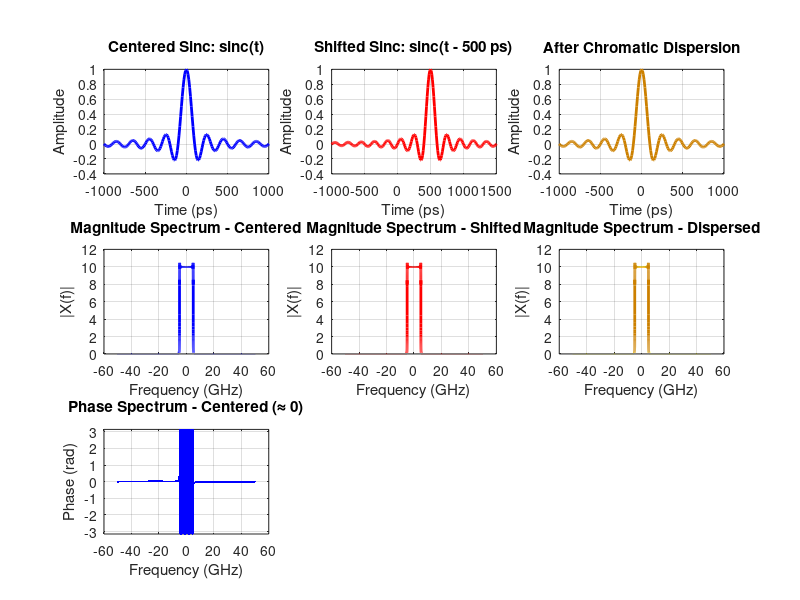

MATLAB code for this plot:
% Phase Spectrum of Centered vs Shifted Sinc Pulses
% Demonstrates zero phase, linear phase, and quadratic phase

clear; close all; clc;

%% Time and Frequency Setup
T = 10e-9;                    % Time window (10 ns)
fs = 100e9;                   % Sampling frequency (100 GHz)
dt = 1/fs;
N = 2^16;                     % Number of samples (power of 2 for FFT)
t = (0:N-1)*dt - T/2;         % Time vector (centered)

% Frequency vector
df = fs/N;
f = (-N/2:N/2-1)*df;

%% Generate Sinc Pulses
% Parameters
pulse_width = 100e-12;        % 100 ps pulse width
time_shift = 500e-12;         % 500 ps shift

% 1. Centered sinc pulse (even function)
sinc_centered = sinc(t / pulse_width);

% 2. Time-shifted sinc pulse
sinc_shifted = sinc((t - time_shift) / pulse_width);

% 3. For comparison: pulse with chromatic dispersion (quadratic phase)
% Apply dispersion to centered pulse
lambda = 1550e-9;
c = 3e8;
D = 17e-12;
fiber_length = 40e3;          % 40 km
beta2 = -(lambda^2 * D) / (2*pi*c);

omega = 2*pi*f;
H_dispersion = exp(-1j * beta2/2 * omega.^2 * fiber_length);
Sinc_dispersed_fft = fftshift(fft(sinc_centered)) .* H_dispersion;
sinc_dispersed = ifft(ifftshift(Sinc_dispersed_fft));

%% Compute Fourier Transforms
Sinc_centered_fft = fftshift(fft(sinc_centered));
Sinc_shifted_fft = fftshift(fft(sinc_shifted));

% Magnitude and phase
mag_centered = abs(Sinc_centered_fft);
phase_centered = angle(Sinc_centered_fft);

mag_shifted = abs(Sinc_shifted_fft);
phase_shifted = angle(Sinc_shifted_fft);

mag_dispersed = abs(Sinc_dispersed_fft);
phase_dispersed = angle(Sinc_dispersed_fft);

% Unwrap phase for better visualization
phase_centered_unwrap = unwrap(phase_centered);
phase_shifted_unwrap = unwrap(phase_shifted);
phase_dispersed_unwrap = unwrap(phase_dispersed);

% Theoretical linear phase for shifted pulse
phase_linear_theory = -2*pi*f*time_shift;

%% Plotting
figure('Position', [50 50 1400 900]);

% Frequency range for plotting (limit to relevant bandwidth)
f_GHz = f * 1e-9;
f_plot_range = abs(f_GHz) < 50;  % Plot ±50 GHz

%=== ROW 1: Time Domain Signals ===%
subplot(3,3,1)
t_ps = t * 1e12;
plot(t_ps, sinc_centered, 'b', 'LineWidth', 2)
xlabel('Time (ps)')
ylabel('Amplitude')
title('Centered Sinc: sinc(t)')
grid on
xlim([-1000 1000])

subplot(3,3,2)
plot(t_ps, sinc_shifted, 'r', 'LineWidth', 2)
xlabel('Time (ps)')
ylabel('Amplitude')
title(sprintf('Shifted Sinc: sinc(t - %.0f ps)', time_shift*1e12))
grid on
xlim([-1000 1500])

subplot(3,3,3)
plot(t_ps, real(sinc_dispersed), 'Color', [0.8 0.5 0], 'LineWidth', 2)
xlabel('Time (ps)')
ylabel('Amplitude')
title('After Chromatic Dispersion')
grid on
xlim([-1000 1000])

%=== ROW 2: Magnitude Spectrum ===%
subplot(3,3,4)
plot(f_GHz(f_plot_range), mag_centered(f_plot_range), 'b', 'LineWidth', 2)
xlabel('Frequency (GHz)')
ylabel('|X(f)|')
title('Magnitude Spectrum - Centered')
grid on

subplot(3,3,5)
plot(f_GHz(f_plot_range), mag_shifted(f_plot_range), 'r', 'LineWidth', 2)
xlabel('Frequency (GHz)')
ylabel('|X(f)|')
title('Magnitude Spectrum - Shifted')
grid on

subplot(3,3,6)
plot(f_GHz(f_plot_range), mag_dispersed(f_plot_range), ...
     'Color', [0.8 0.5 0], 'LineWidth', 2)
xlabel('Frequency (GHz)')
ylabel('|X(f)|')
title('Magnitude Spectrum - Dispersed')
grid on

%=== ROW 3: Phase Spectrum ===%
subplot(3,3,7)
plot(f_GHz(f_plot_range), phase_centered(f_plot_range), 'b.', 'MarkerSize', 4)
xlabel('Frequency (GHz)')
ylabel('Phase (rad)')
title('Phase Spectrum - Centered (≈ 0)')
grid on
ylim([-pi pi])
%% Additional figure: Direct phase comparison
%{
figure('Position', [100 100 1000 400]);

subplot(1,2,1)
hold on
plot(f_GHz(f_plot_range), phase_centered(f_plot_range), 'b.', ...
     'MarkerSize', 6, 'DisplayName', 'Centered (Zero Phase)')
plot(f_GHz(f_plot_range), phase_shifted_unwrap(f_plot_range)/max(abs(phase_shifted_unwrap(f_plot_range)))*pi, 'r', ...
     'LineWidth', 2, 'DisplayName', 'Shifted (Linear Phase)')
plot(f_GHz(f_plot_range), phase_dispersed_unwrap(f_plot_range)/max(abs(phase_dispersed_unwrap(f_plot_range)))*pi, ...
     'Color', [0.8 0.5 0], 'LineWidth', 2, 'DisplayName', 'Dispersed (Quadratic Phase)')
xlabel('Frequency (GHz)', 'FontSize', 11)
ylabel('Normalized Phase', 'FontSize', 11)
title('Phase Spectrum Comparison', 'FontSize', 12, 'FontWeight', 'bold')
legend('Location', 'best')
grid on
hold off

subplot(1,2,2)
% Show phase shapes more clearly
f_norm = f / max(abs(f));
phase_zero = zeros(size(f_norm));
phase_linear = -f_norm;
phase_quadratic = -f_norm.^2;

hold on
plot(f_norm(f_plot_range), phase_zero(f_plot_range), 'b', ...
     'LineWidth', 3, 'DisplayName', 'Zero Phase: φ = 0')
plot(f_norm(f_plot_range), phase_linear(f_plot_range), 'r', ...
     'LineWidth', 3, 'DisplayName', 'Linear Phase: φ ∝ f')
plot(f_norm(f_plot_range), phase_quadratic(f_plot_range), ...
     'Color', [0.8 0.5 0], 'LineWidth', 3, 'DisplayName', 'Quadratic Phase: φ ∝ f²')
xlabel('Normalized Frequency', 'FontSize', 11)
ylabel('Phase Shape', 'FontSize', 11)
title('Theoretical Phase Shapes', 'FontSize', 12, 'FontWeight', 'bold')
legend('Location', 'best')
grid on
hold off
%}
